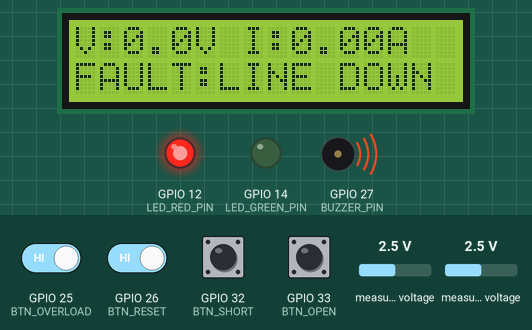
Bench run of a sketch on a simulated ESP32. Shown: 16×2 character LCD, output pins drawn as LEDs (lit = HIGH), buzzer (waves = sounding, pin HIGH). Inputs (shaded band) come from the test bench; at power-on: GPIO 25 (BTN_OVERLOAD), GPIO 26 (BTN_RESET), GPIO 32 (BTN_SHORT), GPIO 33 (BTN_OPEN) HIGH, measured voltage 2.5 V. WiFi joins after 1.5 s; servers stay silent unless stated; what the sketch prints to the serial monitor is not drawn.

Above: at 7.5 s.
7.6 s: measured voltage (sensor 200) set to 2.1 V
At 11.1 s:
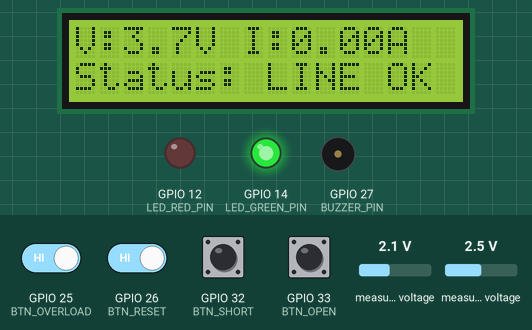
16.2 s: measured voltage (sensor 200) set to 1.7 V
At 19.2 s:
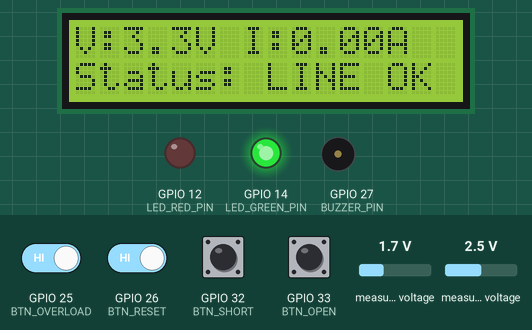
23.6 s: measured voltage (sensor 200) set to 1.3 V
At 27.2 s:
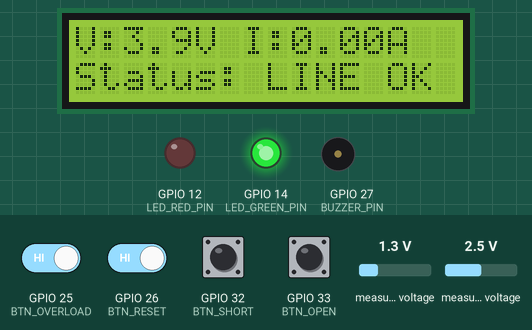
31.5 s: measured voltage (sensor 201) set to 4.9 V
40.3 s: measured voltage (sensor 201) set to 0.1 V
At 42.4 s:
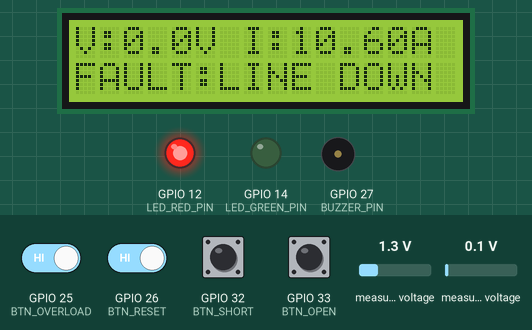
46.5 s: GPIO 25 (BTN_OVERLOAD) driven LOW and GPIO 26 (BTN_RESET) driven LOW
At 54.0 s:
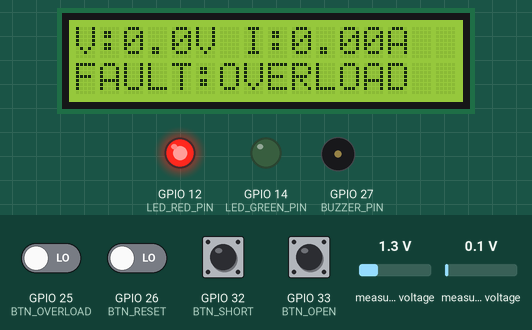
Timing chart, 0 to 55.5 s (numbered marks = the images above; inputs shaded):
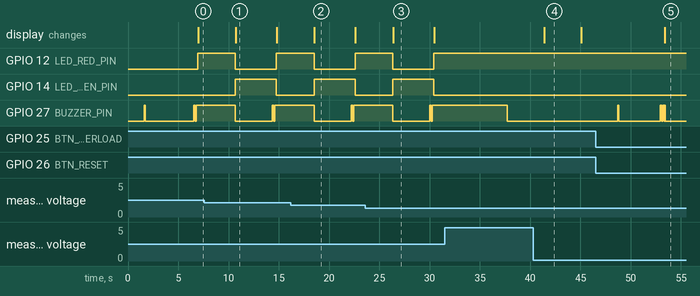

Measured:
- the behaviour switches between 2.3 and 2.2 V on measured voltage (sensor 200) (found by bisection; images 0 and 1)
- after the input at 7.6 s, GPIO 12 (LED_RED_PIN): HIGH → LOW after 3.1 s, → HIGH 4.1 s later; GPIO 14 (LED_GREEN_PIN): LOW → HIGH after 3.1 s, → LOW 4.1 s later; GPIO 27 (BUZZER_PIN): HIGH → LOW after 3.1 s, → HIGH 3.7 s later, → LOW 0.15 s later, → HIGH 0.10 s later; the display: changes after 3.1 s (image 1)
- after the input at 16.2 s, GPIO 12 (LED_RED_PIN): HIGH → LOW after 2.3 s, → HIGH 4.1 s later; GPIO 14 (LED_GREEN_PIN): LOW → HIGH after 2.3 s, → LOW 4.1 s later; GPIO 27 (BUZZER_PIN): HIGH → LOW after 2.3 s, → HIGH 3.7 s later, → LOW 0.15 s later, → HIGH 0.10 s later; the display: changes after 2.3 s (image 2)
- after the input at 23.6 s, GPIO 12 (LED_RED_PIN): HIGH → LOW after 2.7 s, → HIGH 4.1 s later; GPIO 14 (LED_GREEN_PIN): LOW → HIGH after 2.7 s, → LOW 4.1 s later; GPIO 27 (BUZZER_PIN): HIGH → LOW after 2.7 s instead of 6.3 s; the display: changes after 2.8 s (image 3)
- after the input at 40.3 s, the display: changes after 1.1 s (image 4)
- after the input at 46.5 s, the display: changes after 6.9 s (image 5)
- what the display in image 1 shows lasts 4.1 s, from 10.7 s to 14.8 s

The sketch:

TransmissionLineFaultDetector.ino
```cpp
// ============================================================
//  SMART TRANSMISSION LINE FAULT DETECTION SYSTEM
//  ESP32 + ACS712 + ZMPT101B + ADS1115
// ------------------------------------------------------------
//  A 12V AC model transmission line (step-down transformer +
//  bulb load) is monitored continuously. The firmware measures
//  line voltage (ZMPT101B) and load current (ACS712) through an
//  ADS1115 ADC, classifies the line condition, and reports it
//  on a 16x2 LCD, status LEDs, a buzzer, the Serial Monitor and
//  a Wi-Fi status page.
//
//  FAULTS DETECTED FROM SENSOR DATA:
//    1. SHORT CIRCUIT  - current far above the trip threshold
//    2. OVERLOAD       - current above rated value, sustained
//    3. OPEN CIRCUIT   - line voltage present but no load current
//                        (line break / disconnected load)
//    4. LINE DOWN      - line voltage lost (supply-side failure)
//
//  Four push buttons simulate (trigger) each fault for
//  demonstration, as per the project design. A short circuit
//  LATCHES until the RESET button is pressed, mirroring real
//  protection practice (a breaker does not reclose into a
//  short on its own).
//
//  Author : Deepesh Chauhan, B.Tech Electrical Engineering
//           RGGEC Kangra
// ============================================================

#include <WiFi.h>
#include <WebServer.h>
#include <Wire.h>
#include <LiquidCrystal_I2C.h>
#include <Adafruit_ADS1X15.h>

// ------------------------------------------------------------
//  WI-FI CONFIG  (replace with your own network credentials)
// ------------------------------------------------------------
const char* WIFI_SSID = "YOUR_WIFI_NAME";
const char* WIFI_PASS = "YOUR_WIFI_PASSWORD";

// ------------------------------------------------------------
//  PIN DEFINES
// ------------------------------------------------------------
#define BUZZER_PIN     27
#define LED_GREEN_PIN  14   // line healthy
#define LED_RED_PIN    12   // fault

#define BTN_SHORT      32   // simulate short circuit
#define BTN_OPEN       33   // simulate open circuit (line break)
#define BTN_OVERLOAD   25   // simulate overload
#define BTN_RESET      26   // reset / acknowledge

// ADS1115 channels
#define ADS_CH_VOLTAGE 0    // ZMPT101B output
#define ADS_CH_CURRENT 1    // ACS712 output

// ------------------------------------------------------------
//  SENSOR CALIBRATION
// ------------------------------------------------------------
// ZMPT101B: module output is an AC waveform centred near
// mid-supply. VOLT_CAL converts measured RMS volts at the ADC
// pin into actual line volts. Calibrate once against a
// multimeter on the 12V line and adjust if needed.
const float VOLT_CAL        = 19.5f;   // line volts per ADC RMS volt

// ACS712 (5A version): 185 mV per amp, zero-current output at
// half the supply (2.5V with a 5V supply; the ADS1115 reads
// the divided signal, so keep the divider ratio in CUR_CAL).
const float ACS_SENSITIVITY = 0.185f;  // V per A
const float CUR_CAL         = 1.0f;    // divider correction factor

// ------------------------------------------------------------
//  LINE RATINGS & FAULT THRESHOLDS  (12V model line)
// ------------------------------------------------------------
const float LINE_VOLTAGE_NOMINAL = 12.0f;   // V (transformer output)
const float RATED_CURRENT        = 0.85f;   // A (12V / 10W bulb load)

const float SHORT_CIRCUIT_A      = 1.70f;   // > 2.0 x rated  -> SC
const float OVERLOAD_A           = 1.15f;   // > 1.35 x rated -> OL
const float OPEN_CIRCUIT_A       = 0.05f;   // < this = no load current
const float LINE_DOWN_V          = 2.0f;    // < this = supply lost
const float LINE_PRESENT_V       = 8.0f;    // > this = line energised

const unsigned long OVERLOAD_CONFIRM_MS = 1500;  // OL must persist
const unsigned long OPEN_CONFIRM_MS     = 1000;  // OC must persist
const unsigned long SIM_FAULT_MS        = 10000; // simulated fault hold

// RMS sampling window
const int RMS_SAMPLES = 200;

// ------------------------------------------------------------
//  OBJECTS & STATE
// ------------------------------------------------------------
Adafruit_ADS1115 ads;
LiquidCrystal_I2C lcd(0x27, 16, 2);
WebServer server(80);

enum FaultType { F_NONE, F_SHORT, F_OPEN, F_OVERLOAD, F_LINEDOWN };

FaultType activeFault   = F_NONE;
bool      faultLatched  = false;       // set only by short circuit
FaultType simFault      = F_NONE;      // button-simulated fault
unsigned long simFaultUntil = 0;

float lineVoltage = 0.0f;              // RMS volts
float lineCurrent = 0.0f;              // RMS amps

unsigned long overloadSince = 0;
unsigned long openSince     = 0;
unsigned long lastMeasure   = 0;
unsigned long lastLcdUpdate = 0;

String eventLog = "System boot\n";

// ------------------------------------------------------------
//  HELPERS
// ------------------------------------------------------------
const char* faultName(FaultType f) {
  switch (f) {
    case F_SHORT:    return "SHORT CIRCUIT";
    case F_OPEN:     return "OPEN CIRCUIT";
    case F_OVERLOAD: return "OVERLOAD";
    case F_LINEDOWN: return "LINE DOWN";
    default:         return "LINE OK";
  }
}

void logEvent(const String& msg) {
  eventLog += msg + "\n";
  if (eventLog.length() > 1500) eventLog = eventLog.substring(500);
  Serial.println(msg);
}

void beep(int times, int onMs, int offMs) {
  for (int i = 0; i < times; i++) {
    digitalWrite(BUZZER_PIN, HIGH);
    delay(onMs);
    digitalWrite(BUZZER_PIN, LOW);
    if (i < times - 1) delay(offMs);
  }
}

// RMS of one ADS1115 channel over a sampling window.
// The sensor outputs are AC waveforms biased at mid-supply,
// so RMS is computed after removing the window mean (DC bias).
float readChannelRMS(int channel) {
  long sum = 0;
  int  n   = RMS_SAMPLES;
  int16_t raw[ RMS_SAMPLES ];

  for (int i = 0; i < n; i++) {
    raw[i] = ads.readADC_SingleEnded(channel);
    sum += raw[i];
    delayMicroseconds(800);            // ~50 samples per 50Hz cycle span
  }
  float mean = (float)sum / n;

  double sq = 0;
  for (int i = 0; i < n; i++) {
    float d = (float)raw[i] - mean;
    sq += (double)d * d;
  }
  float rmsCounts = sqrt(sq / n);
  return ads.computeVolts(rmsCounts);  // RMS volts at the ADC pin
}

void measureLine() {
  float vAdc = readChannelRMS(ADS_CH_VOLTAGE);
  float iAdc = readChannelRMS(ADS_CH_CURRENT);

  lineVoltage = vAdc * VOLT_CAL;
  lineCurrent = (iAdc / ACS_SENSITIVITY) * CUR_CAL;
  if (lineCurrent < 0.02f) lineCurrent = 0.0f;   // noise floor
}

// ------------------------------------------------------------
//  FAULT CLASSIFICATION  (sensor-driven)
// ------------------------------------------------------------
FaultType classifyFromSensors() {
  unsigned long now = millis();

  // Supply lost entirely
  if (lineVoltage < LINE_DOWN_V) return F_LINEDOWN;

  // Severe overcurrent reacts instantly
  if (lineCurrent > SHORT_CIRCUIT_A) return F_SHORT;

  // Overload must persist before tripping
  if (lineCurrent > OVERLOAD_A) {
    if (overloadSince == 0) overloadSince = now;
    if (now - overloadSince >= OVERLOAD_CONFIRM_MS) return F_OVERLOAD;
  } else {
    overloadSince = 0;
  }

  // Line energised but load drawing nothing -> break in the line
  if (lineVoltage > LINE_PRESENT_V && lineCurrent < OPEN_CIRCUIT_A) {
    if (openSince == 0) openSince = now;
    if (now - openSince >= OPEN_CONFIRM_MS) return F_OPEN;
  } else {
    openSince = 0;
  }

  return F_NONE;
}

void updateFaultState() {
  FaultType detected = classifyFromSensors();

  // A latched short circuit holds until manual RESET,
  // exactly like a tripped protection relay.
  if (faultLatched) {
    activeFault = F_SHORT;
    return;
  }

  // Button simulation (demo mode) overrides the sensor verdict
  if (simFault != F_NONE && millis() < simFaultUntil) {
    detected = simFault;
  }

  if (detected != activeFault) {
    if (detected != F_NONE) {
      logEvent(String("FAULT: ") + faultName(detected) +
               "  V=" + String(lineVoltage, 1) +
               "V  I=" + String(lineCurrent, 2) + "A");
      if (detected == F_SHORT) {
        faultLatched = true;
        beep(4, 120, 80);
      } else {
        beep(2, 150, 100);
      }
    } else {
      logEvent("Line restored: LINE OK");
      beep(1, 80, 0);
    }
    activeFault = detected;
  }
}

void updateOutputs() {
  bool healthy = (activeFault == F_NONE);
  digitalWrite(LED_GREEN_PIN, healthy ? HIGH : LOW);
  digitalWrite(LED_RED_PIN,   healthy ? LOW  : HIGH);
  // Continuous slow alarm while a fault is active
  if (!healthy && (millis() / 1000) % 2 == 0) {
    digitalWrite(BUZZER_PIN, HIGH);
  } else if (!healthy) {
    digitalWrite(BUZZER_PIN, LOW);
  }
}

void updateLCD() {
  lcd.clear();
  lcd.setCursor(0, 0);
  lcd.print("V:");
  lcd.print(lineVoltage, 1);
  lcd.print("V I:");
  lcd.print(lineCurrent, 2);
  lcd.print("A");
  lcd.setCursor(0, 1);
  if (activeFault == F_NONE) {
    lcd.print("Status: LINE OK ");
  } else {
    lcd.print("FAULT:");
    lcd.print(faultName(activeFault));
  }
}

// ------------------------------------------------------------
//  BUTTON HANDLING  (simulate faults + reset)
// ------------------------------------------------------------
bool pressed(int pin) { return digitalRead(pin) == LOW; }  // INPUT_PULLUP

void handleButtons() {
  if (pressed(BTN_RESET)) {
    if (faultLatched || activeFault != F_NONE || simFault != F_NONE) {
      faultLatched = false;
      simFault     = F_NONE;
      activeFault  = F_NONE;
      overloadSince = 0;
      openSince     = 0;
      logEvent("RESET pressed: protection reset by operator");
      beep(1, 60, 0);
    }
    delay(250);  // debounce
  }
  if (pressed(BTN_SHORT)) {
    simFault = F_SHORT; simFaultUntil = millis() + SIM_FAULT_MS;
    faultLatched = true;
    logEvent("SIMULATION: short-circuit button pressed");
    delay(250);
  }
  if (pressed(BTN_OPEN)) {
    simFault = F_OPEN; simFaultUntil = millis() + SIM_FAULT_MS;
    logEvent("SIMULATION: open-circuit button pressed");
    delay(250);
  }
  if (pressed(BTN_OVERLOAD)) {
    simFault = F_OVERLOAD; simFaultUntil = millis() + SIM_FAULT_MS;
    logEvent("SIMULATION: overload button pressed");
    delay(250);
  }
}

// ------------------------------------------------------------
//  WI-FI STATUS PAGE
// ------------------------------------------------------------
void handleRoot() {
  String html = "<!DOCTYPE html><html><head><meta charset='utf-8'>"
    "<meta http-equiv='refresh' content='3'>"
    "<title>Transmission Line Monitor</title>"
    "<style>body{font-family:Arial;background:#0f172a;color:#e2e8f0;"
    "text-align:center;padding:2rem}h1{color:#38bdf8}.card{background:#1e293b;"
    "border-radius:12px;padding:1.5rem;max-width:420px;margin:auto}"
    ".ok{color:#4ade80}.bad{color:#f87171}pre{text-align:left;white-space:"
    "pre-wrap}</style></head><body><div class='card'>"
    "<h1>Transmission Line Monitor</h1>";
  html += "<p>Line Voltage: <b>" + String(lineVoltage, 1) + " V</b></p>";
  html += "<p>Load Current: <b>" + String(lineCurrent, 2) + " A</b></p>";
  html += "<p>Status: <b class='" + String(activeFault == F_NONE ? "ok" : "bad") +
          "'>" + faultName(activeFault) + "</b></p>";
  html += "<h3>Event Log</h3><pre>" + eventLog + "</pre>";
  html += "</div></body></html>";
  server.send(200, "text/html", html);
}

// ------------------------------------------------------------
//  SETUP & LOOP
// ------------------------------------------------------------
void setup() {
  Serial.begin(115200);

  pinMode(BUZZER_PIN, OUTPUT);
  pinMode(LED_GREEN_PIN, OUTPUT);
  pinMode(LED_RED_PIN, OUTPUT);
  pinMode(BTN_SHORT, INPUT_PULLUP);
  pinMode(BTN_OPEN, INPUT_PULLUP);
  pinMode(BTN_OVERLOAD, INPUT_PULLUP);
  pinMode(BTN_RESET, INPUT_PULLUP);

  Wire.begin(21, 22);                       // ESP32 default I2C
  lcd.init();
  lcd.backlight();
  lcd.setCursor(0, 0);
  lcd.print("TransmissionLine");
  lcd.setCursor(0, 1);
  lcd.print("Fault Detector  ");

  if (!ads.begin()) {
    Serial.println("ADS1115 not found - check wiring!");
    lcd.setCursor(0, 1);
    lcd.print("ADS1115 ERROR!  ");
    while (true) delay(1000);
  }
  ads.setGain(GAIN_ONE);                    // +/- 4.096V range

  WiFi.begin(WIFI_SSID, WIFI_PASS);
  unsigned long wifiStart = millis();
  while (WiFi.status() != WL_CONNECTED && millis() - wifiStart < 8000) {
    delay(300);
  }
  if (WiFi.status() == WL_CONNECTED) {
    server.on("/", handleRoot);
    server.begin();
    logEvent("Wi-Fi connected. Status page: http://" +
             WiFi.localIP().toString());
  } else {
    logEvent("Wi-Fi not connected - continuing offline");
  }

  beep(1, 100, 0);
  logEvent("System ready. Monitoring line...");
  delay(1200);
}

void loop() {
  server.handleClient();
  handleButtons();

  if (millis() - lastMeasure >= 250) {
    lastMeasure = millis();
    measureLine();
    updateFaultState();
    updateOutputs();

    Serial.print("V=");  Serial.print(lineVoltage, 1);
    Serial.print("V  I="); Serial.print(lineCurrent, 2);
    Serial.print("A  Status: "); Serial.println(faultName(activeFault));
  }

  if (millis() - lastLcdUpdate >= 500) {
    lastLcdUpdate = millis();
    updateLCD();
  }
}
```
